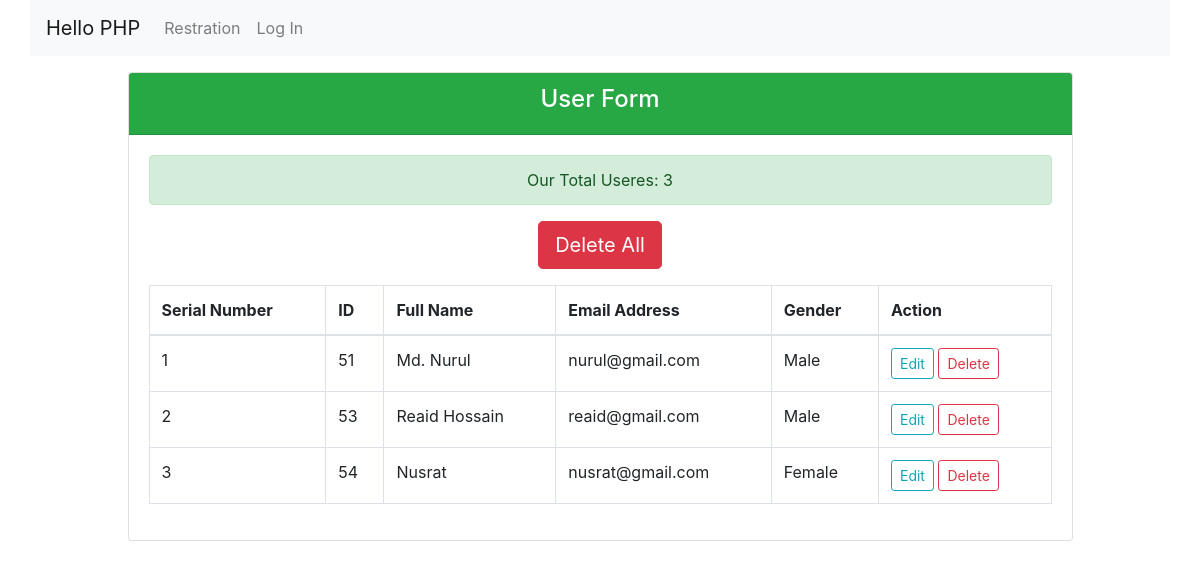
Screenshot of /user_list.php with the database file from the repository.
### tables this page shows
CREATE TABLE `users` (
  `id` int(10) NOT NULL,
  `full_name` varchar(100) NOT NULL,
  `emai_address` varchar(100) NOT NULL,
  `password` varchar(100) NOT NULL,
  `gender` varchar(10) NOT NULL,
  `profile_image` varchar(150) NOT NULL DEFAULT 'default.png'
);

### user_list.php (the view, shortened to what this page needs)
<?php
    require_once 'includes/header.php';
    require_once 'includes/nav.php';
    require_once 'includes/db.php';
    $select_query = "SELECT id,full_name,emai_address,gender FROM users";
    $data_from_db = mysqli_query($db_connect,$select_query);
?>
<div class="row mt-3">
    <div class="col-lg-10 m-auto">
        <div class="card mb-3">
            <div class="card-header bg-success text-white text-center">
                <h4>User Form</h4>
            </div>
            <div class="card-body">
                <div class="alert alert-success text-center">
                    Our Total Useres: <?= $data_from_db->num_rows; ?></div>
                <div class="text-center mb-3">
                    <a href="delete_all.php" class="btn btn-danger btn-lg">Delete All</a>
                </div>
                <table class="table table-bordered">
                    <thead>
                        <tr>
                            <th>Serial Number</th>
                            <th scope="col">ID</th>
                            <th scope="col">Full Name</th>
                            <th scope="col">Email Address</th>
                            <th scope="col">Gender</th>
                            <th scope="col">Action</th>
                        </tr>
                    </thead>
                    <tbody>
                        <?php
                $serial_no = 1;
                foreach($data_from_db as $user_info):
                ?>
                        <tr>
                            <td><?=$serial_no++?></td>
                            <td> <?=$user_info[('id')];?> </td>
                            <td> <?=ucwords($user_info[('full_name')]); ?> </td>
                            <td> <?=$user_info[('emai_address')]; ?> </td>
                            <td> <?=ucfirst($user_info[('gender')]);?> </td>
                            <td>
                                <a href="edit_user.php?id=<?=$user_info['id'];?>" class="btn btn-outline-info btn-sm">Edit</a>
                                <a href="delete_user.php?id= <?=$user_info['id'];?>" class="btn btn-outline-danger btn-sm">Delete</a>
                            </td>
                        </tr>
                        <?php
                    endforeach;
                        ?>
                    </tbody>
                </table>
            </div>
        </div>
    </div>
    <?php
    require_once 'includes/footer.php';
?>

### rows the page displays
users: id "51", full_name "Md. Nurul", emai_address "nurul@gmail.com", gender "Male"
users: id "53", full_name "Reaid Hossain", emai_address "reaid@gmail.com", gender "Male"
users: id "54", full_name "Nusrat", emai_address "nusrat@gmail.com", gender "Female"

### other values shown
$data_from_db->num_rows "3"
